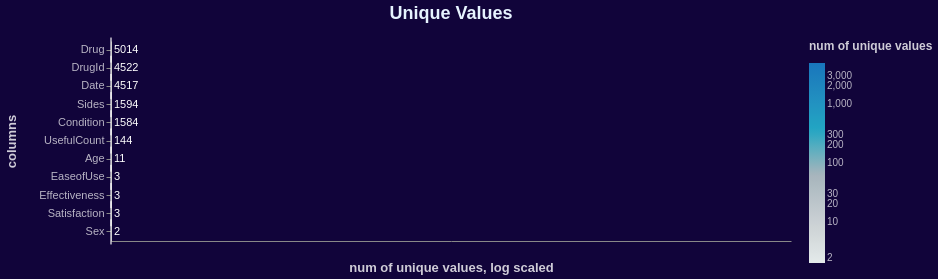

Write notebook code for a chart like this one.
### Code cell
data = [[col, df[col].nunique()] for col in df.columns.difference(["Reviews"])]
uniques = pd.DataFrame(data=data, columns=["columns", "num of unique values"])

bars = (alt.Chart()
           .mark_bar(size=25, 
                     color="#FFAA00",
                     strokeWidth=1,
                     stroke="white",
                     strokeOpacity=0.7)
           .encode(x=alt.X(shorthand="num of unique values:Q",
                           scale=alt.Scale(type="log"),
                           axis=alt.Axis(title="num of unique values, log scaled")),
                   y=alt.Y("columns:O", sort="-x"),
                   tooltip=("num of unique values:Q",
                            "columns:O",),
                   color=alt.Color("num of unique values",
                                   scale=alt.Scale(scheme="lightgreyteal",
                                                   type="log")))
           .properties(title='Unique Values'))

text = (alt.Chart()
           .mark_text(align="left",
                      baseline="middle",
                      dx=3)
           .encode(x=alt.X(shorthand="num of unique values:Q"),
                   y=alt.Y("columns:O",
                           axis=alt.Axis(title="columns",
                                         grid=False),
                           sort="-x"),
                   text="num of unique values:Q"))

chart = ((alt.layer(bars, text, data=uniques)
             .configure(background='#11043a')
             .configure_title(font="Arial",
                              fontSize=18,
                              color="#e6f3ff",
                              dy=-10)
             .configure_text(color="white")
             .configure_legend(titleFontSize=12,
                               titleColor="white",
                               tickCount=10,
                               titleOpacity=0.8,
                               labelColor="white",
                               labelOpacity=0.7,
                               titlePadding=10)
             .configure_axis(titleFontSize=13,
                             titlePadding=20,
                             titleColor="white",
                             titleOpacity=0.8,
                             labelColor="white",
                             labelOpacity=0.7,
                             labelFontSize=11,
                             tickOffset=0,
                             grid=True,
                             gridOpacity=0.15)
             .configure_view(strokeWidth=0)
             .properties(height=200, width=680)))

chart

### Figure 1 — Vega-Lite specification as saved in the notebook (floating-point values rounded to 4 significant figures)
{"config": {"view": {"continuousWidth": 400, "continuousHeight": 300, "strokeWidth": 0}, "axis": {"grid": true, "gridOpacity": 0.15, "labelColor": "white", "labelFontSize": 11, "labelOpacity": 0.7, "tickOffset": 0, "titleColor": "white", "titleFontSize": 13, "titleOpacity": 0.8, "titlePadding": 20}, "background": "#11043a", "legend": {"labelColor": "white", "labelOpacity": 0.7, "tickCount": 10, "titleColor": "white", "titleFontSize": 12, "titleOpacity": 0.8, "titlePadding": 10}, "text": {"color": "white"}, "title": {"color": "#e6f3ff", "dy": -10, "font": "Arial", "fontSize": 18}}, "layer": [{"mark": {"type": "bar", "color": "#FFAA00", "size": 25, "stroke": "white", "strokeOpacity": 0.7, "strokeWidth": 1}, "encoding": {"color": {"type": "quantitative", "field": "num of unique values", "scale": {"scheme": "lightgreyteal", "type": "log"}}, "tooltip": [{"type": "quantitative", "field": "num of unique values"}, {"type": "ordinal", "field": "columns"}], "x": {"type": "quantitative", "axis": {"title": "num of unique values, log scaled"}, "field": "num of unique values", "scale": {"type": "log"}}, "y": {"type": "ordinal", "field": "columns", "sort": "-x"}}, "title": "Unique Values"}, {"mark": {"type": "text", "align": "left", "baseline": "middle", "dx": 3}, "encoding": {"text": {"type": "quantitative", "field": "num of unique values"}, "x": {"type": "quantitative", "field": "num of unique values"}, "y": {"type": "ordinal", "axis": {"grid": false, "title": "columns"}, "field": "columns", "sort": "-x"}}}], "data": {"name": "data-6621b107371305f3ffe630bac103fdf7"}, "height": 200, "width": 680, "$schema": "https://vega.github.io/schema/vega-lite/v4.8.1.json", "datasets": {"data-6621b107371305f3ffe630bac103fdf7": [{"columns": "Age", "num of unique values": 11}, {"columns": "Condition", "num of unique values": 1584}, {"columns": "Date", "num of unique values": 4517}, {"columns": "Drug", "num of unique values": 5014}, {"columns": "DrugId", "num of unique values": 4522}, {"columns": "EaseofUse", "num of unique values": 3}, {"columns": "Effectiveness", "num of unique values": 3}, {"columns": "Satisfaction", "num of unique values": 3}, {"columns": "Sex", "num of unique values": 2}, {"columns": "Sides", "num of unique values": 1594}, {"columns": "UsefulCount", "num of unique values": 144}]}}
